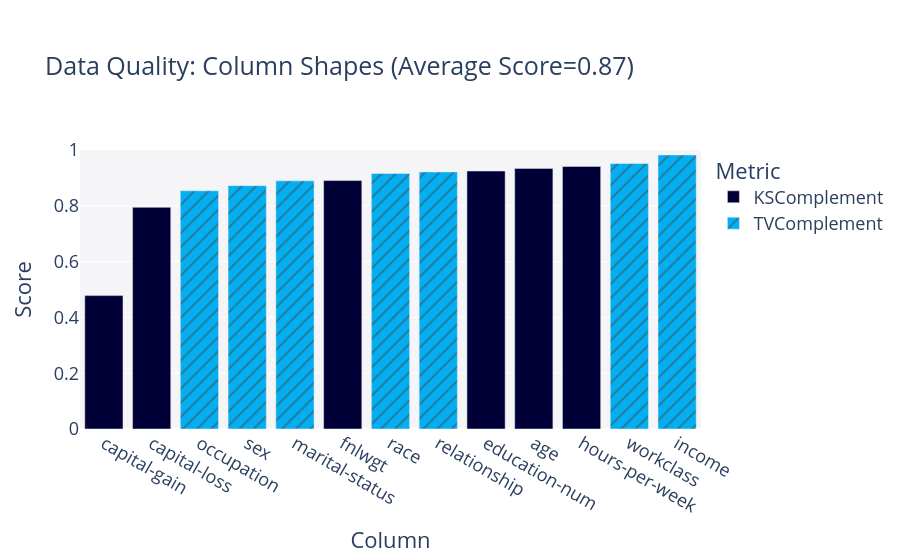

Here is the notebook cell this chart was saved with:
### Code cell
quality_report.get_visualization(property_name="Column Shapes").show(renderer="vscode")

### Figure 1 — Plotly figure (JSON) as saved in the notebook; plotly's stock layout.template omitted (floating-point values rounded to 4 significant figures)
{"data": [{"customdata": [["KSComplement"], ["KSComplement"], ["KSComplement"], ["KSComplement"], ["KSComplement"], ["KSComplement"]], "hovertemplate": "<b>%{hovertext}</b><br><br>Metric=%{customdata[0]}<br>Score=%{y}<extra></extra>", "hovertext": ["age", "fnlwgt", "education-num", "capital-gain", "capital-loss", "hours-per-week"], "legendgroup": "KSComplement", "marker": {"color": "#000036", "pattern": {"shape": ""}}, "name": "KSComplement", "orientation": "v", "showlegend": true, "textposition": "auto", "type": "bar", "x": ["age", "fnlwgt", "education-num", "capital-gain", "capital-loss", "hours-per-week"], "xaxis": "x", "y": [0.934, 0.8903, 0.9247, 0.4781, 0.7945, 0.9412], "yaxis": "y"}, {"customdata": [["TVComplement"], ["TVComplement"], ["TVComplement"], ["TVComplement"], ["TVComplement"], ["TVComplement"], ["TVComplement"]], "hovertemplate": "<b>%{hovertext}</b><br><br>Metric=%{customdata[0]}<br>Score=%{y}<extra></extra>", "hovertext": ["workclass", "marital-status", "occupation", "relationship", "race", "sex", "income"], "legendgroup": "TVComplement", "marker": {"color": "#03AFF1", "pattern": {"shape": "/"}}, "name": "TVComplement", "orientation": "v", "showlegend": true, "textposition": "auto", "type": "bar", "x": ["workclass", "marital-status", "occupation", "relationship", "race", "sex", "income"], "xaxis": "x", "y": [0.9516, 0.8895, 0.8538, 0.9213, 0.916, 0.8722, 0.9823], "yaxis": "y"}], "layout": {"barmode": "relative", "font": {"size": 18}, "legend": {"title": {"text": "Metric"}, "tracegroupgap": 0}, "margin": {"t": 150}, "plot_bgcolor": "#F5F5F8", "title": {"text": "Data Quality: Column Shapes (Average Score=0.87)"}, "xaxis": {"anchor": "y", "categoryorder": "total ascending", "domain": [0, 1], "title": {"text": "Column"}}, "yaxis": {"anchor": "x", "domain": [0, 1], "range": [0, 1], "title": {"text": "Score"}}}}
